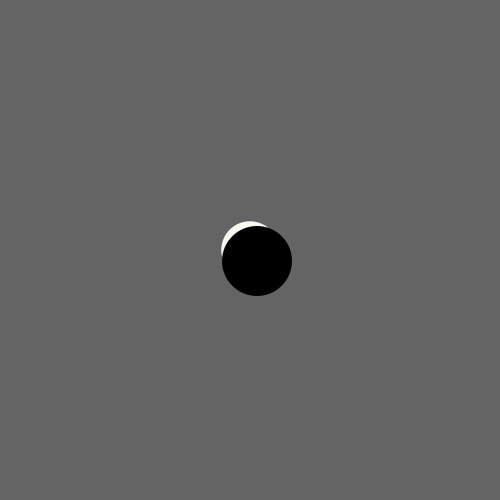
Frame 1 (no input)
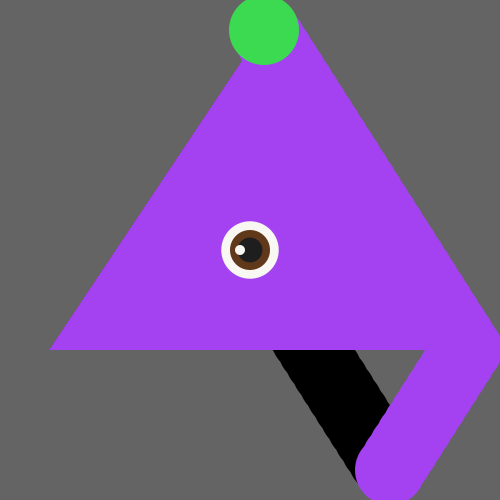
Frame 60 (the mouse pressed at the canvas centre just before this capture)
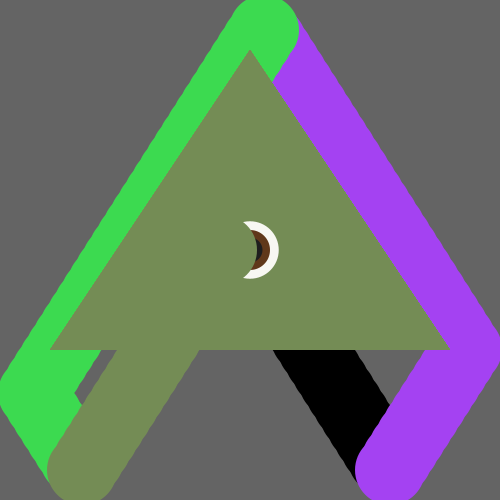
Frame 120 (the mouse held since frame 60 and released just before this capture)

The Processing sketch that drew these frames (run headless with seeded random() and noise(); from frame 60 on, the mouse is pressed at the canvas centre):

// Processing sketch: Code1Week3
// ── Code1Week3.pde
//Calculate the distance between your mouse and a shape; print this value to the console
//Turn a boolean from false to true if your mouse is within the boundaries of your shape
//Constrict the movement of a shape within an area of your canvas
//Create a button that moves a shape to a new random position on the canvas

//Constrict movement: circle bouncing within triangle 

//boolean t/f: background of triangle changes from black to yellow 

float x; 
float y; 
float xSpeed; 
float ySpeed; 
float r, g, b; 
float distance;
int radius; 

void setup() {
  background(100);
  size (500, 500);
  noFill();
  smooth();
  strokeWeight (1);
  xSpeed = 7; 
  ySpeed = 11; 
  
  smooth(); 
  x = width/2; 
  y = height/2; 
  
  radius = 70; 
}
void draw() {
  noStroke();
  //draw triangle to restrict movement
  triangle (width*.5, width*.1, width*.1, width*.7, width*.9, width*.7);


  //make eyeball: one big white circle
  //white
  fill(#f8f7f2);
  ellipse(width*.5, width*.5, width*.115, width*.115);

  //middle of that is smaller brown circle 
  //brown
  fill(#60381a);
  ellipse(width*.5, width*.5, width*.08, width*.08);

  //and smaller black center
  //black
  fill (30);
  ellipse(width*.5, width*.5, width*.05, width*.05);

  fill (#f8f7f2);

  //small white dot offset of center 
  ellipse(width*.48, width*.5, width*.02, width*.02);
  fill (130);
  x = x + xSpeed;
  y = y + ySpeed; 
  
  //create boundaries
  if( x>= (width- radius/2) || x<= radius/2){
    xSpeed = xSpeed *-1; 
    //reverses xDirection
  }
  if( y >= (height-radius/2) || y <= radius/2){
    ySpeed = ySpeed * -1; 
  }
  
  if( x== (width- radius/2) || x== radius/2 ){
    r = random(0,255); 
    g = random(0, 255); 
    b = random(0, 255); 
  }
  
  if( y>= (height- radius/2) || y<= radius/2 ){
     r = random(0,255); 
     g = random(0, 255); 
     b = random(0, 255); 
  }
  
    noStroke();   
    fill(r, g, b); 
    ellipse(x, y, radius, radius); 
}
